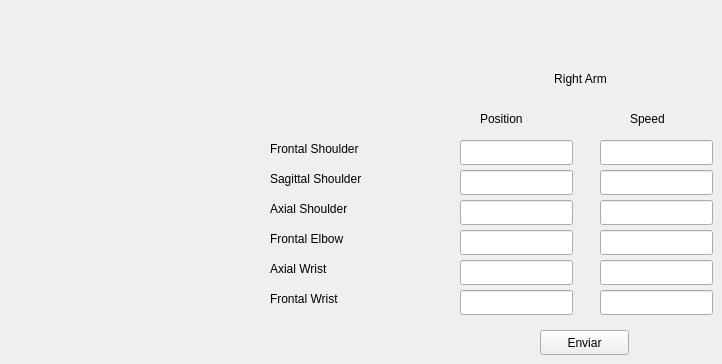
    <widget class="QWidget" name="tab">
     <attribute name="title">
      <string>Right Arm</string>
     </attribute>
     <widget class="QLabel" name="FrontalRightShoulder_label">
      <property name="geometry">
       <rect>
        <x>270</x>
        <y>140</y>
        <width>181</width>
        <height>17</height>
       </rect>
      </property>
      <property name="text">
       <string>Frontal Shoulder</string>
      </property>
      <property name="alignment">
       <set>Qt::AlignLeading|Qt::AlignLeft|Qt::AlignVCenter</set>
      </property>
     </widget>
     <widget class="QLineEdit" name="FrontalRightWristPosition_textBox">
      <property name="geometry">
       <rect>
        <x>460</x>
        <y>290</y>
        <width>113</width>
        <height>25</height>
       </rect>
      </property>
     </widget>
     <widget class="QLineEdit" name="FrontalRightElbowPosition_textBox">
      <property name="geometry">
       <rect>
        <x>460</x>
        <y>230</y>
        <width>113</width>
        <height>25</height>
       </rect>
      </property>
     </widget>
     <widget class="QLineEdit" name="SagittalRightShoulderPosition_textBox">
      <property name="geometry">
       <rect>
        <x>460</x>
        <y>170</y>
        <width>113</width>
        <height>25</height>
       </rect>
      </property>
     </widget>
     <widget class="QLineEdit" name="AxialRightWristPosition_textBox">
      <property name="geometry">
       <rect>
        <x>460</x>
        <y>260</y>
        <width>113</width>
        <height>25</height>
       </rect>
      </property>
     </widget>
     <widget class="QLabel" name="label_2">
      <property name="geometry">
       <rect>
        <x>490</x>
        <y>70</y>
        <width>181</width>
        <height>17</height>
       </rect>
      </property>
      <property name="text">
       <string>Right Arm</string>
      </property>
      <property name="alignment">
       <set>Qt::AlignCenter</set>
      </property>
     </widget>
     <widget class="QLabel" name="FrontalRightWrist_label">
      <property name="geometry">
       <rect>
        <x>270</x>
        <y>290</y>
        <width>181</width>
        <height>17</height>
       </rect>
      </property>
      <property name="text">
       <string>Frontal Wrist</string>
      </property>
      <property name="alignment">
       <set>Qt::AlignLeading|Qt::AlignLeft|Qt::AlignVCenter</set>
      </property>
     </widget>
     <widget class="QLabel" name="AxialRightShoulder_label">
      <property name="geometry">
       <rect>
        <x>270</x>
        <y>200</y>
        <width>181</width>
        <height>17</height>
       </rect>
      </property>
      <property name="text">
       <string>Axial Shoulder</string>
      </property>
      <property name="alignment">
       <set>Qt::AlignLeading|Qt::AlignLeft|Qt::AlignVCenter</set>
      </property>
     </widget>
     <widget class="QLabel" name="FrontalRightElbow_label">
      <property name="geometry">
       <rect>
        <x>270</x>
        <y>230</y>
        <width>181</width>
        <height>17</height>
       </rect>
      </property>
      <property name="text">
       <string>Frontal Elbow</string>
      </property>
      <property name="alignment">
       <set>Qt::AlignLeading|Qt::AlignLeft|Qt::AlignVCenter</set>
      </property>
     </widget>
     <widget class="QLabel" name="AxialRightWrist_label">
      <property name="geometry">
       <rect>
        <x>270</x>
        <y>260</y>
        <width>181</width>
        <height>17</height>
       </rect>
      </property>
      <property name="text">
       <string>Axial Wrist</string>
      </property>
      <property name="alignment">
       <set>Qt::AlignLeading|Qt::AlignLeft|Qt::AlignVCenter</set>
      </property>
     </widget>
     <widget class="QLineEdit" name="FrontalRightWristSpeed_textBox">
      <property name="geometry">
       <rect>
        <x>600</x>
        <y>290</y>
        <width>113</width>
        <height>25</height>
       </rect>
      </property>
     </widget>
     <widget class="QLineEdit" name="AxialRightShoulderSpeed_textBox">
      <property name="geometry">
       <rect>
        <x>600</x>
        <y>200</y>
        <width>113</width>
        <height>25</height>
       </rect>
      </property>
     </widget>
     <widget class="QLabel" name="label_4">
      <property name="geometry">
       <rect>
        <x>630</x>
        <y>110</y>
        <width>67</width>
        <height>17</height>
       </rect>
      </property>
      <property name="text">
       <string>Speed</string>
      </property>
     </widget>
     <widget class="QLineEdit" name="FrontalRightShoulderSpeed_textBox">
      <property name="geometry">
       <rect>
        <x>600</x>
        <y>140</y>
        <width>113</width>
        <height>25</height>
       </rect>
      </property>
     </widget>
     <widget class="QLabel" name="label_3">
      <property name="geometry">
       <rect>
        <x>480</x>
        <y>110</y>
        <width>67</width>
        <height>17</height>
       </rect>
      </property>
      <property name="text">
       <string>Position</string>
      </property>
     </widget>
     <widget class="QPushButton" name="sendPositionRightArm_button">
      <property name="geometry">
       <rect>
        <x>540</x>
        <y>330</y>
        <width>89</width>
        <height>25</height>
       </rect>
      </property>
      <property name="text">
       <string>Enviar</string>
      </property>
     </widget>
     <widget class="QLineEdit" name="AxialRightWristSpeed_textBox">
      <property name="geometry">
       <rect>
        <x>600</x>
        <y>260</y>
        <width>113</width>
        <height>25</height>
       </rect>
      </property>
     </widget>
     <widget class="QLineEdit" name="FrontalRightElbowSpeed_textBox">
      <property name="geometry">
       <rect>
        <x>600</x>
        <y>230</y>
        <width>113</width>
        <height>25</height>
       </rect>
      </property>
     </widget>
     <widget class="QLineEdit" name="AxialRightShoulderPosition_textBox">
      <property name="geometry">
       <rect>
        <x>460</x>
        <y>200</y>
        <width>113</width>
        <height>25</height>
       </rect>
      </property>
     </widget>
     <widget class="QLineEdit" name="SagittalRightShoulderSpeed_textBox">
      <property name="geometry">
       <rect>
        <x>600</x>
        <y>170</y>
        <width>113</width>
        <height>25</height>
       </rect>
      </property>
     </widget>
     <widget class="QLabel" name="SagittalRightShoulder_label">
      <property name="geometry">
       <rect>
        <x>270</x>
        <y>170</y>
        <width>181</width>
        <height>17</height>
       </rect>
      </property>
      <property name="text">
       <string>Sagittal Shoulder</string>
      </property>
      <property name="alignment">
       <set>Qt::AlignLeading|Qt::AlignLeft|Qt::AlignVCenter</set>
      </property>
     </widget>
     <widget class="QLineEdit" name="FrontalRightShoulderPosition_textBox">
      <property name="geometry">
       <rect>
        <x>460</x>
        <y>140</y>
        <width>113</width>
        <height>25</height>
       </rect>
      </property>
     </widget>
    </widget>
